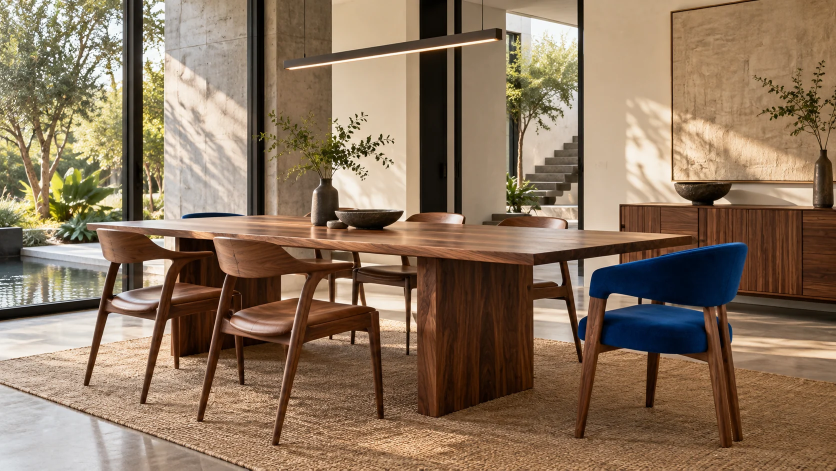
#> input picture dist/assets/hero.webp, 1672 x 941 px (shown at 1/2 size); its folder holds 5 pictures in this run
$ python optimize-images.py
#> lines starting #> are read from the running program, lines starting #| are printed output that depends on the picture
"""Create smaller responsive copies without changing image content or geometry."""
from pathlib import Path
from PIL import Image
import json
root=Path(__file__).parent
assets=root/'dist'/'assets'
dest=assets/'responsive'
dest.mkdir(exist_ok=True)
sources=[assets/'hero.webp',assets/'engineering.webp',*list((assets/'products').glob('*.webp')),*list((assets/'services').glob('*.webp'))]
manifest={}
for source in sources:
    variants=[]
    with Image.open(source) as image:
#> image is the input picture: PIL image 1672x941 RGB; mean R, G, B 138.8, 116.5, 93.7
        for width in (640,960):
            if width>=image.width:continue
            name=source.relative_to(assets).as_posix().replace('/','--').replace('.webp',f'-{width}.webp')
            target=dest/name
            resized=image.copy()
            resized.thumbnail((width,10000))
            resized.convert('RGB').save(target,'WEBP',quality=80,method=6)
            variants.append({'src':'/assets/responsive/'+name,'width':resized.width,'bytes':target.stat().st_size})
#> this loop made 2 passes
#> pass 1, `resized.convert('RGB').save(target,'WEBP',quality=80,method=6)`:
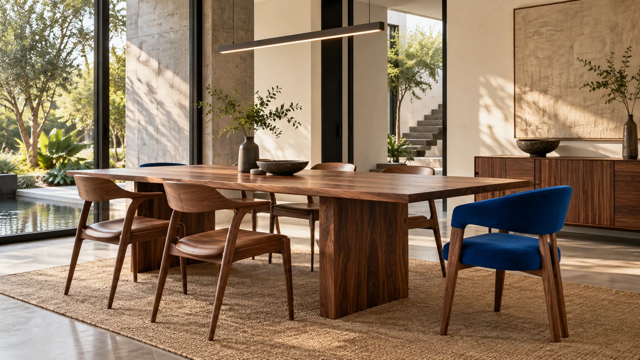
#> saved as hero-640.webp: PIL image 640x360 RGB; mean R, G, B 138.8, 116.5, 93.7
#> after the loop, variants = 2 items
        variants.append({'src':'/assets/'+source.relative_to(assets).as_posix(),'width':image.width,'bytes':source.stat().st_size})
    manifest['/assets/'+source.relative_to(assets).as_posix()]=variants
#> pass 2 of the loop `for source in sources:`:
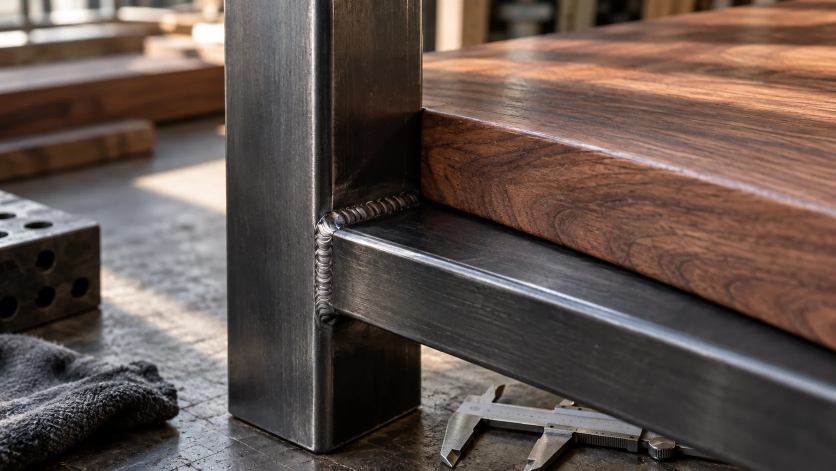
#> input picture dist/assets/engineering.webp, 1672 x 941 px (shown at 1/2 size)
#> image is the input picture: PIL image 1672x941 RGB; mean R, G, B 98.2, 83.6, 77.3
#> the loop `for width in (640,960):` made 2 passes
#> name on passes 1 to 2: 'engineering-640.webp', 'engineering-960.webp'
#> pass 1, `resized.convert('RGB').save(target,'WEBP',quality=80,method=6)`:
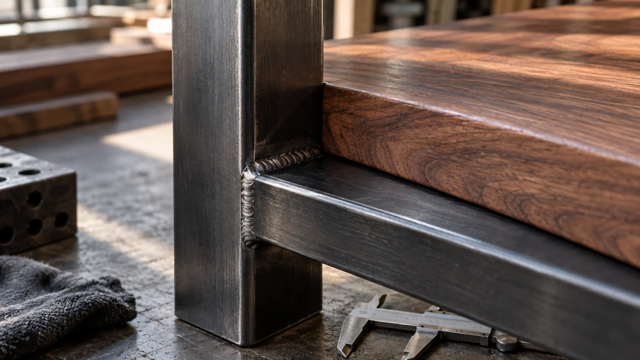
#> saved as engineering-640.webp: PIL image 640x360 RGB; mean R, G, B 98.2, 83.6, 77.3
(root/'data'/'responsive-images.json').write_text(json.dumps(manifest,indent=2))
products=[v for k,v in manifest.items() if '/products/' in k]
#> products = []
report={'images':len(manifest),'original_catalogue_bytes':sum(v[-1]['bytes'] for v in products),'640_catalogue_bytes':sum(v[0]['bytes'] for v in products)}
#> report = {'images': 2, 'original_catalogue_bytes': 0, '640_catalogue_bytes': 0}
(root/'reports').mkdir(exist_ok=True)
(root/'reports'/'image-savings.json').write_text(json.dumps(report,indent=2))
print(json.dumps(report))
#| {"images": 2, "original_catalogue_bytes": 0, "640_catalogue_bytes": 0}
